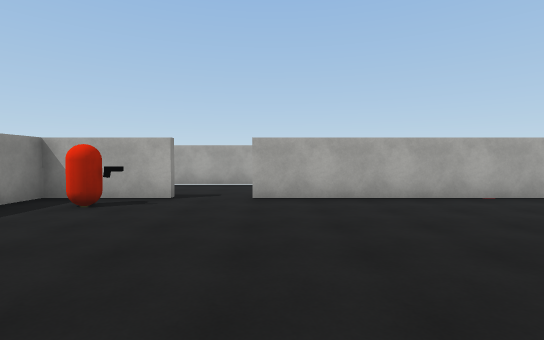
View 1 (above)

20 first-person views from a walk through a 3-D level made in the Unity game engine. The camera is 1.5 m above the floor, tilts 2° down and sees 85° across. Doors are open. The floor is counted in squares, 2 m on a side. Each view is taken from the middle of a square. On the plan, view 1 faces up. The plan holds only what a view shows up to about 10 squares ahead; the rest is blank. The player character is not drawn. Surface patterns are stand-ins for the level's own textures.

View 2
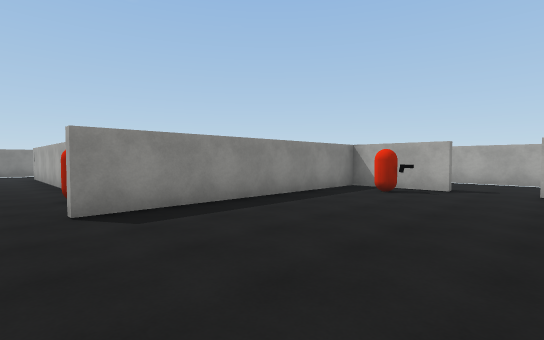

View 3
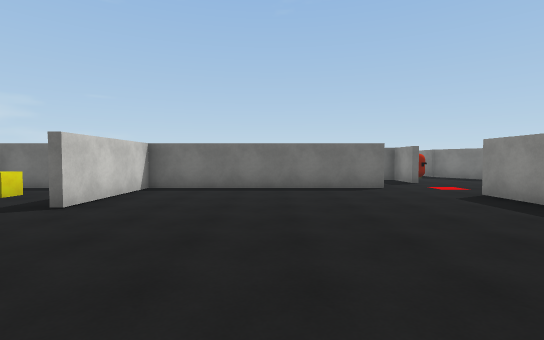

View 4
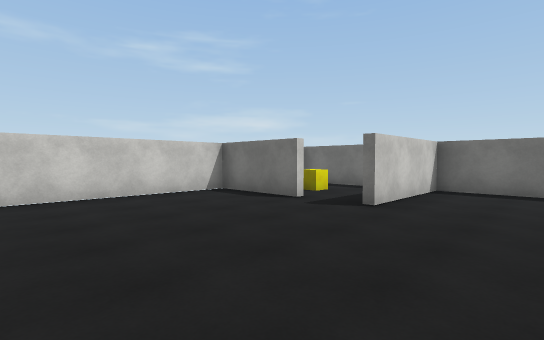

View 5
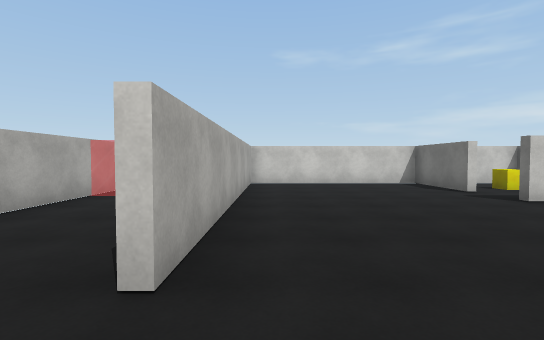

View 6
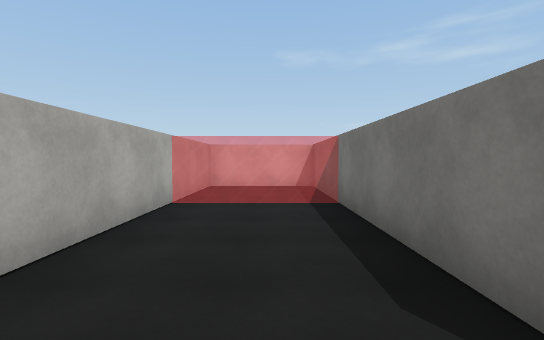

View 7
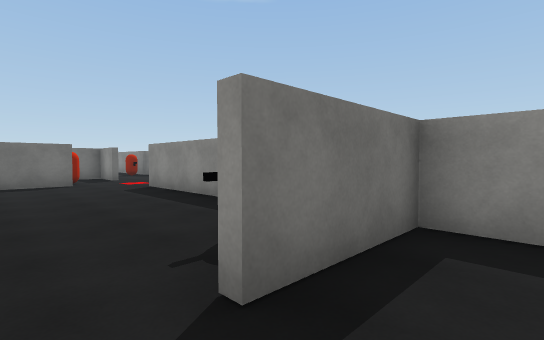

View 8
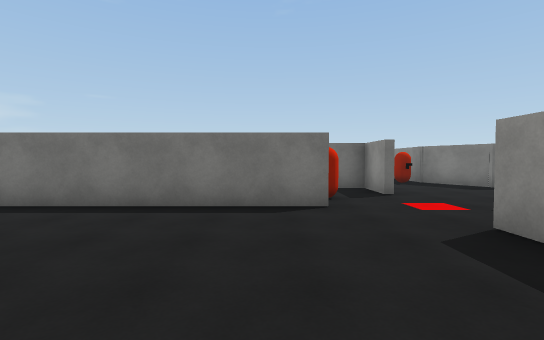

View 9
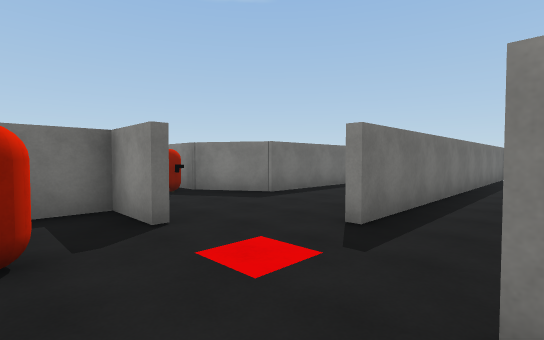

View 10
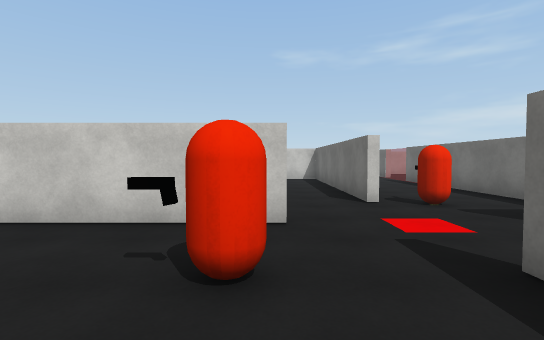

View 11
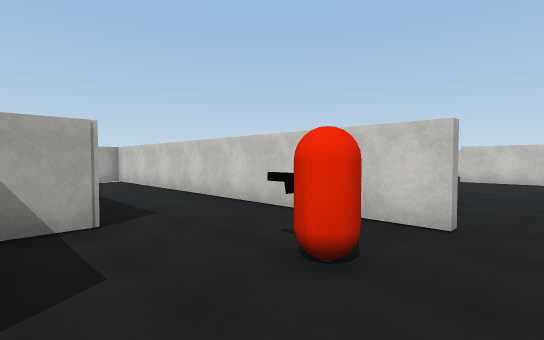

View 12
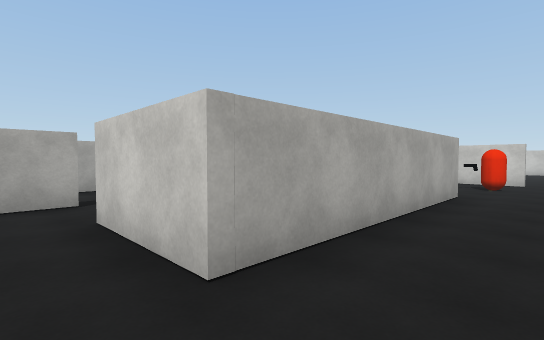

View 13
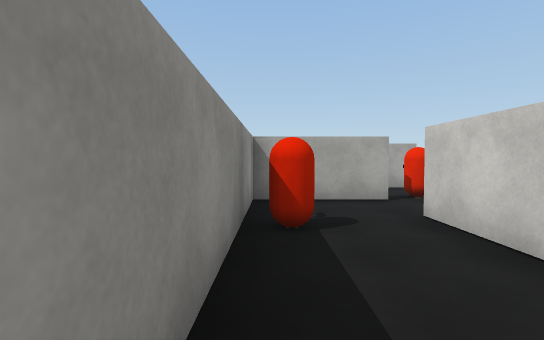

View 14
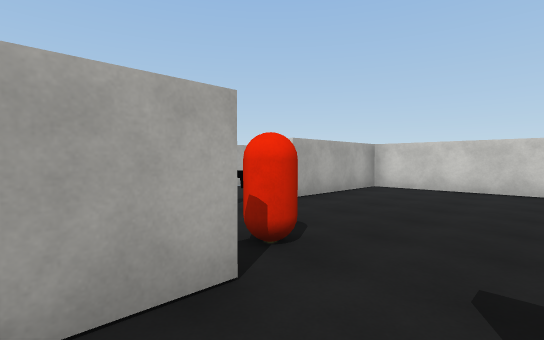

View 15
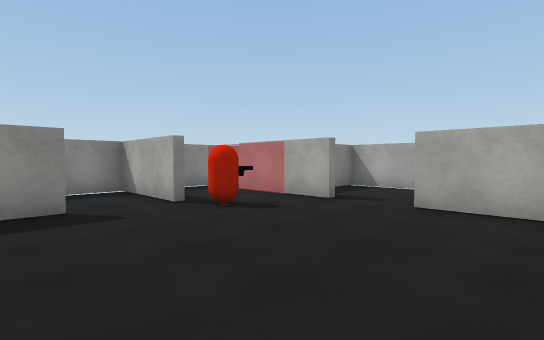

View 16
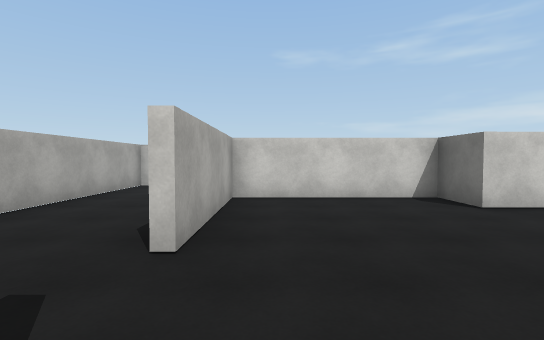

View 17
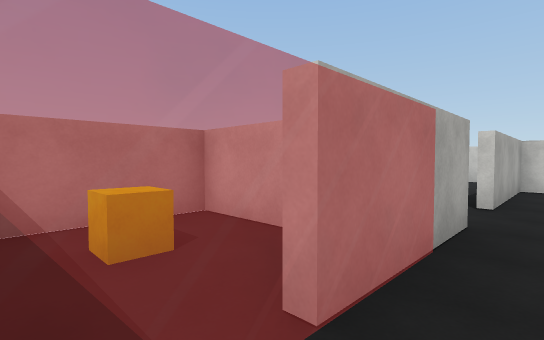

View 18
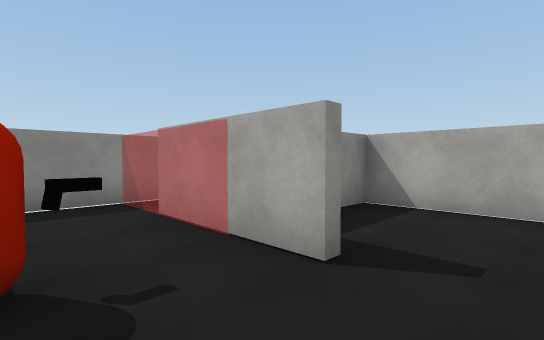

View 19
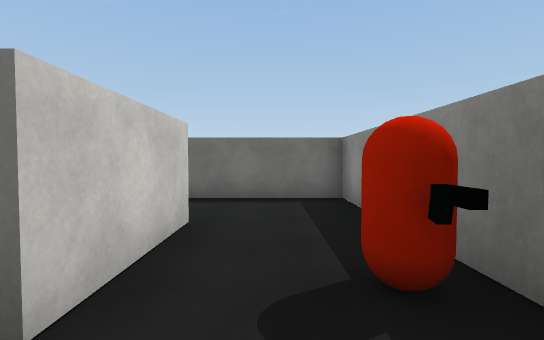

View 20
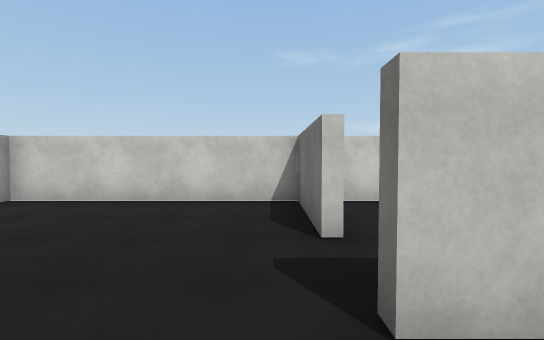

### Floor plan
Ten units are one square. View 1 is at (0, 0); x grows to the right and y downward. Boxes are objects, and circles mark ways between rooms. Rooms are numbered by the first view taken in them; rooms with no view inside come last. Other rooms are left out.
<svg viewBox="-170 -92 249 123">
<path fill="none" stroke="#000" d="M48 -5 73 -5 73 -60M-19 -58 -44 -58M-30 26 32 26 32 -5M-44 -69 -44 13M74 -58 -4 -58M1 -59 40 -59M41 -87 -29 -87M-45 -59 -19 -59M-70 -16 -79 -16M-82 5 -140 5 -140 -19M-46 13 -46 -87 -134 -87 -134 -78M-137 -34 -163 -34 -163 26 -60 26M-138 -19 -138 -11M-121 -58 -150 -58M-85 -7 -85 -19 -73 -19 -73 -58 -107 -58M-163 -65 -163 -44M50 26 73 26 73 2M40 -59 72 -59M73 -60 73 -87 41 -87M-137 -71 -137 -87 -159 -87"/>
<rect x="-35" y="-55" width="10" height="10" fill="#bbb"><title>other object</title></rect>
<rect x="-165" y="-15" width="10" height="10" fill="#bbb"><title>other object</title></rect>
<rect x="-65" y="-5" width="10" height="20" fill="#bbb"><title>other object</title></rect>
<rect x="-135" y="-45" width="10" height="10" fill="#bbb"><title>other object</title></rect>
<rect x="55" y="5" width="10" height="10" fill="#bbb"><title>cube</title></rect>
<rect x="-155" y="-85" width="10" height="20" fill="#bbb"><title>cube</title></rect>
<circle cx="-15" cy="-60" r="3" fill="#2a7"/>
<circle cx="-46" cy="26" r="3" fill="#2a7"/>
<circle cx="45" cy="0" r="3" fill="#2a7"/>
<circle cx="-115" cy="-60" r="3" fill="#2a7"/>
<circle cx="-140" cy="-25" r="3" fill="#2a7"/>
<text x="10" y="-20">1</text>
<text x="0" y="-80">2</text>
<text x="-70" y="-10">3</text>
<text x="-110" y="-30">4</text>
<text x="60" y="10">5</text>
<text x="50" y="-80">6</text>
<text x="-150" y="-80">7</text>
</svg>
Room 1 opens to room 2. Room 1 opens to room 3. Room 1 opens to room 5. Room 3 opens to room 4.

Where each view was taken, in squares from view 1:
view 1: 0 up, 0 right, facing up
view 2: 2 down, 0 right, facing up-left
view 3: 5 up, 0 right, facing down
view 4: 5 up, 1 right, facing down-right
view 5: 5 up, 2 left, facing right
view 6: 7 up, 1 left, facing right
view 7: 7 up, 1 left, facing down-left
view 8: 2 up, 2 left, facing down
view 9: 1 down, 3 left, facing down-left
view 10: 1 down, 8 left, facing right
view 11: 2 down, 8 left, facing up-right
view 12: 2 down, 15 left, facing up-right
view 13: 2 down, 16 left, facing up
view 14: 2 up, 15 left, facing up-right
view 15: 1 up, 9 left, facing up-left
view 16: 5 up, 13 left, facing right
view 17: 5 up, 16 left, facing up-right
view 18: 4 up, 11 left, facing up-left
view 19: 3 up, 15 left, facing down
view 20: 1 up, 2 right, facing right
